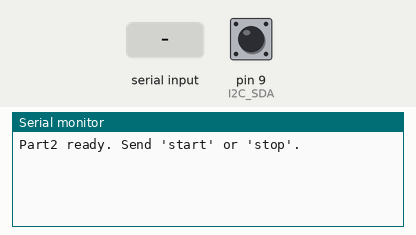
Recording of a sketch running on a simulated Arduino Uno, built with avr-gcc and run on an emulated ATmega328P. Shown: the last lines printed to the serial monitor. Inputs (shaded band) come from the test bench; at power-on: pin 9 (I2C_SDA) HIGH.

Above: at 1.2 s.
1.3 s: "start\n" received over Serial
At 2.5 s:
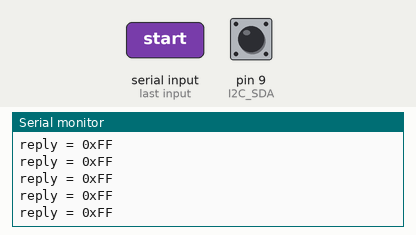
2.8 s: "stop\n" received over Serial
At 4.2 s:
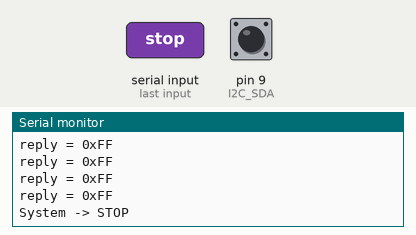

Measured:
- after the input at 1.3 s, the serial monitor: prints a new line at once (image 1)
- after the input at 2.8 s, the serial monitor: prints a new line at once (image 2)

The sketch:

PA1_Part2.ino
```cpp
#include "I2C_GPIO.h"

static const uint8_t MPU_ADDR = 0x68;

#define PWR_MGMT_1   0x6B
#define WHO_AM_I     0x75
// ----------------------------------------------------------------------------
// Global Variable
// ----------------------------------------------------------------------------

bool systemEnabled = false;
bool testExecuted = false;


void MPU6050_wakeup();
uint8_t READ_WHO_AM_I_REG();
uint8_t READ_PWR_MGMT_1_REG();
// ----------------------------------------------------------------------------
// Arduino Initialization
// ----------------------------------------------------------------------------
void setup() {
  Serial.begin(115200);
  while (!Serial);

  Serial.println("Part2 ready. Send 'start' or 'stop'.");
}

// ----------------------------------------------------------------------------
// Arduino main loop
// ----------------------------------------------------------------------------
void loop() {
  // -- Processing Serial Port Command --
  // Enter "start" to wake up the MPU6050 and test once.
  // Enter "stop" to stop.
  if (Serial.available()) {
    String cmd = Serial.readStringUntil('\n');
    cmd.trim();

    if (cmd.equalsIgnoreCase("start")) {
      systemEnabled = true;
      testExecuted = false;
      Serial.println("System -> START");
/*******************************************************************************/
// First, call MPU6050_wakeup() to clear the sleep bit in PWR_MGMT_1.
// Then, call Read_PWR_MGMT_1_REG() to read back the register value.
// The returned value should be 0x00 if the MPU6050 has been successfully awakened.

  // Your implementation

  MPU6050_wakeup();
  uint8_t pwr_state = READ_PWR_MGMT_1_REG(); // 讀回狀態

  Serial.print("PWR_MGMT_1 = 0x");
  Serial.println(pwr_state, HEX);

  if (pwr_state == 0x00) {
    Serial.println("Success wake up!\n");
  }
/*******************************************************************************/
      delay(100);
    }
    else if (cmd.equalsIgnoreCase("stop")) {
      systemEnabled = false;
      testExecuted = false;

      Serial.println("System -> STOP");
    }
  }

  // Do nothing if system disabled
  if (!systemEnabled) return;


  if (!testExecuted) {
/*******************************************************************************/
// Read the WHO_AM_I register 5 times and print each result.
// For each read, if the returned value is 0x68, increase a counter by 1.
// After 5 reads, print the total count and check whether it equals 5.
// The output should match the expected result shown in the PA1 document.

  // Your implementation
  Serial.println("Read five times of WHO_AM_I register.");
  int Count = 0;

  for (int i = 0; i < 5; i++) {

    uint8_t reply = READ_WHO_AM_I_REG();
    Serial.print("reply = 0x");
    Serial.println(reply, HEX);

    if (reply == 0x68) {
      Count++;
    }
  }

  if (Count == 5) {
    Serial.println("\nSuccess!");
    Serial.println("Got 5 replies of MPU address.");
  }
/*******************************************************************************/

    testExecuted = true;
  }
}

// ----------------------------------------------------------------------------
// GPIO-based I2C: Wake up MPU6050
// ----------------------------------------------------------------------------

// Wake up MPU6050 by writing to its power management register.
// Requirements:
// 1) Must use your GPIO-based I2C functions (NO Wire.h).
// 2) Must perform a valid I2C register write transaction:
//    - START
//    - SLA+W
//    - register address
//    - data
//    - STOP
// Notes:
// - MPU6050 PWR_MGMT_1 register address: 0x6B
// - Wakeup value: 0x00 (clear sleep bit)
void MPU6050_wakeup()
{
  // Your implemteation
  I2C_start();
  I2C_write_byte((MPU_ADDR << 1) | 0); // 傳送 SLA+W
  I2C_write_byte(PWR_MGMT_1);          // 指定 PWR_MGMT_1 暫存器 (0x6B)
  I2C_write_byte(0x00);                // 寫入 0x00 清除 Sleep bit
  I2C_stop();
}


// ----------------------------------------------------------------------------
// Read the PWR_MGMT_1 register from the MPU6050 sensor.
// ----------------------------------------------------------------------------
//
// Requirements:
// 1) Must use your GPIO-based I2C functions (NO Wire.h).
// 2) Perform the following I2C transaction sequence:
//    - START
//    - SLA+W (MPU address + write bit)
//    - wait for ACK
//    - send register address (0x6B)
//    - wait for ACK
//    - REPEATED START
//    - SLA+R (MPU address + read bit)
//    - wait for ACK
//    - read 1 byte from the device
//    - send ACK / NACK
//    - STOP
//
// Return value:
// // The value read from the PWR_MGMT_1 register.
uint8_t READ_PWR_MGMT_1_REG()
{
  // Your implementation
  I2C_start();
  I2C_write_byte((MPU_ADDR << 1) | 0); // 傳送 SLA+W
  I2C_write_byte(PWR_MGMT_1);            // 指定 PWR_MGMT_1 暫存器

  I2C_repeated_start();                // 重複啟動，準備改變資料方向

  I2C_write_byte((MPU_ADDR << 1) | 1); // 傳送 SLA+R
  // 讀取 1 byte，傳入 false 代表主機要回傳 NACK (結束讀取)
  uint8_t val = I2C_read_byte(false);
  I2C_stop();
  return val;
}


// ----------------------------------------------------------------------------
// Read the WHO_AM_I register from the MPU6050 sensor.
// ----------------------------------------------------------------------------

// Requirements:
// 1) Must use your GPIO-based I2C functions (NO Wire.h).
// 2) Perform the following I2C transaction sequence:
//    - START
//    - SLA+W (MPU address + write bit)
//    - wait for ACK
//    - send register address (0x75)
//    - wait for ACK
//    - REPEATED START
//    - SLA+R (MPU address + read bit)
//    - wait for ACK
//    - read 1 byte from the device
//    - send ACK / NACK
//    - STOP
//
// Return value:
// The value read from the WHO_AM_I register.

uint8_t READ_WHO_AM_I_REG()
{
   // Your implementation
  I2C_start();
  I2C_write_byte((MPU_ADDR << 1) | 0); // 傳送 SLA+W
  I2C_write_byte(WHO_AM_I);            // 指定 WHO_AM_I 暫存器 (0x75)

  I2C_repeated_start();                // 重複啟動，準備改變資料方向

  I2C_write_byte((MPU_ADDR << 1) | 1); // 傳送 SLA+R

  // 讀取 1 byte，傳入 false 代表主機要回傳 NACK (結束讀取)
  uint8_t val = I2C_read_byte(false);
  I2C_stop();
  return val;
}
```

I2C_GPIO.cpp
```cpp
#include "I2C_GPIO.h"

// ----------------------------------------------------------------------------
// GPIO Tool APIs for Software I2C
// ----------------------------------------------------------------------------

void SDA_Low()
{
  // TODO: Configure SDA as output and drive it LOW.
  pinMode(I2C_SDA, OUTPUT);
  digitalWrite(I2C_SDA, LOW);
}

// Release SDA (High-Z). SDA will be pulled HIGH by pull-up resistor.
void SDA_Release()
{
  // TODO: Configure SDA as input (high-impedance).
  pinMode(I2C_SDA, INPUT_PULLUP);
}

// Drive SCL LOW
void SCL_Low()
{
  // TODO: Configure SCL as output and drive it LOW.
  pinMode(I2C_SCL, OUTPUT);
  digitalWrite(I2C_SCL, LOW);
}

// Release SCL (High-Z). SCL will be pulled HIGH by pull-up resistor.
void SCL_Release()
{
  // TODO: Configure SCL as input (high-impedance).
  pinMode(I2C_SCL, INPUT_PULLUP);
}

// Read SDA logic level
bool SDA_Read()
{
  // TODO: Return true if SDA is HIGH, false if SDA is LOW.
  // NOTE: ACK = LOW (0), NACK = HIGH (1)
  pinMode(I2C_SDA, INPUT_PULLUP);
  return digitalRead(I2C_SDA);
}

// Read SCL logic level (optional, but useful for debug / clock stretching)
bool SCL_Read()
{
  // TODO: Return true if SCL is HIGH, false if SCL is LOW.
  pinMode(I2C_SCL, INPUT_PULLUP);
  return digitalRead(I2C_SCL);
}

// Timing delay
void delay_t()
{
  delayMicroseconds(10);
}


// ----------------------------------------------------------------------------
// Software I2C Primitive Operations

// ----------------------------------------------------------------------------

// Generate I2C START condition
void I2C_start()
{
  // TODO:
  // START condition: SDA goes LOW while SCL is HIGH, then pull SCL LOW to enter data phase.
  SDA_Release();
  SCL_Release();
  delay_t();

  SDA_Low();
  delay_t();

  SCL_Low();
  delay_t();
}

// Generate I2C REPEATED START condition
void I2C_repeated_start()
{
  // TODO:
  // Repeated START is the same electrical condition as START,
  // but the timing of use is different.


  SDA_Release();
  delay_t();


  SCL_Release();
  delay_t();


  SDA_Low();
  delay_t();


  SCL_Low();
  delay_t();
}

// Generate I2C STOP condition
void I2C_stop()
{
  // TODO:
  // STOP condition: SDA goes HIGH while SCL is HIGH.
  SDA_Low();
  delay_t();

  SCL_Release();
  delay_t();

  SDA_Release();
  delay_t();

}

// Read a single bit from SDA during SCL high phase
bool I2C_read_bit()
{
  // TODO:
  // 1) Release SDA (slave drives SDA)
  // 2) Raise SCL (release SCL)
  // 3) Sample SDA while SCL is HIGH
  // 4) Pull SCL LOW
  // 5) Return sampled bit


  SDA_Release();
  delay_t();


  SCL_Release();
  delay_t();


  bool bit_value = SDA_Read();


  SCL_Low();
  delay_t();


  return bit_value;
}

// Write one byte (MSB-first) and read ACK/NACK from slave
// Return true if ACK received (ACK=0), false if NACK (ACK=1)
bool I2C_write_byte(uint8_t data)
{
  // TODO:
  // 1) Send 8 data bits (MSB-first) on SDA, toggling SCL for each bit
  // 2) Release SDA for ACK phase
  // 3) Read ACK bit from slave on 9th clock
  // 4) Return true if ACK (LOW), false if NACK (HIGH)

  for (int i = 0; i < 8; i++) {
    // 檢查目前資料的最高位元是 1 還是 0
    if (data & 0x80) {
      SDA_Release(); // 如果是 1，釋放 SDA 讓它變 HIGH
    } else {
      SDA_Low();     // 如果是 0，拉低 SDA
    }
    delay_t();

    // 敲擊一次時脈 (Clock pulse)：拉高再拉低
    SCL_Release(); // 讓 Slave 讀取這個位元
    delay_t();
    SCL_Low();     // 準備送下一個位元
    delay_t();

    // 將資料往左推一位元，準備送下一個 bit
    data = data << 1;
  }

  return !I2C_read_bit(); // 讀取 ACK/NACK


}

// Read one byte (MSB-first) and then drive ACK/NACK on 9th clock
// ack=true  -> master sends ACK (LOW) to request more bytes
// ack=false -> master sends NACK (HIGH) to end reading
uint8_t I2C_read_byte(bool ack)
{
  // TODO:
  // 1) For 8 bits: read bit-by-bit while toggling SCL
  // 2) On 9th clock: master drives ACK (LOW) or releases SDA for NACK
  // 3) Return the byte
  uint8_t data = 0;

  for (int i = 0; i < 8; i++) {
    // 把目前的資料往左推一格，騰出最右邊的位置給新來的 bit
    data = data << 1;
    data = data | (uint8_t)I2C_read_bit();

  }

  if (ack) {
    SDA_Low();     // 發送 ACK
  } else {
    SDA_Release(); // 發送 NACK
  }
  delay_t();

  // 把 ACK/NACK 訊號送出去

  SCL_Release();
  delay_t();

  SCL_Low();
  delay_t();


  return data;

}
```

I2C_GPIO.h
```cpp
#include <Arduino.h>

// GPIO pins used to emulate the I2C bus
#define I2C_SCL                      8
#define I2C_SDA                      9

// ----------------------------------------------------------------------------
// GPIO Tool APIs for Software I2C
// ----------------------------------------------------------------------------

void SDA_Low();
void SDA_Release();

void SCL_Low();
void SCL_Release();

bool SDA_Read();
bool SCL_Read();

void delay_t();


// ----------------------------------------------------------------------------
// Software I2C Primitive Operations
// ----------------------------------------------------------------------------
void I2C_start();

void I2C_repeated_start();

void I2C_stop();

bool I2C_read_bit();

bool I2C_write_byte(uint8_t data);

uint8_t I2C_read_byte(bool ack);     
```
